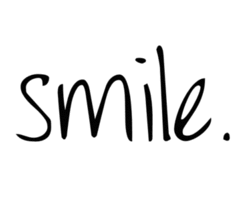
%> input picture Problem 3/s.jpg, 240 x 200 px
$ octave histogram-3b.m   (GNU Octave 9; MATLAB toolbox functions it lacks are replaced by stand-ins)
%> lines starting %> are read from the running program, lines starting %| are printed output that depends on the picture
%taking a grayscale image and plotting a histogram
A = imread('s.jpg');
%> A is the input picture: size 200x240 uint8; min 0, max 255, mean 236.1
A = imresize(A, [100 100]);
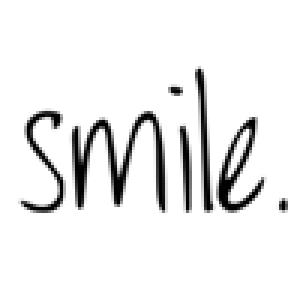
%> A: size 100x100 uint8 (shown 3 times larger); min 0, max 255, mean 236
histogram(A, 32); %displays the histogram
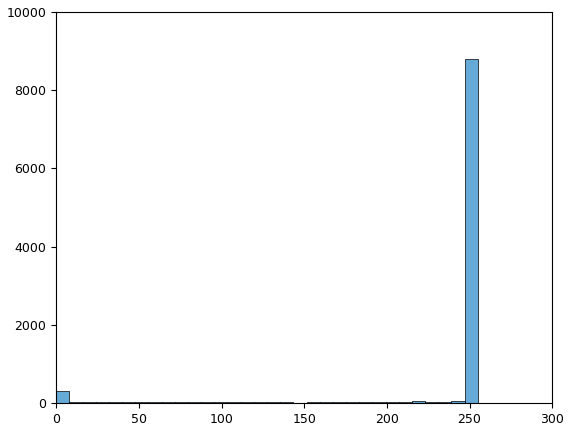
%> figure redrawn from the program's plot data; tallest bar 8793 high, from x = 247 to 255
